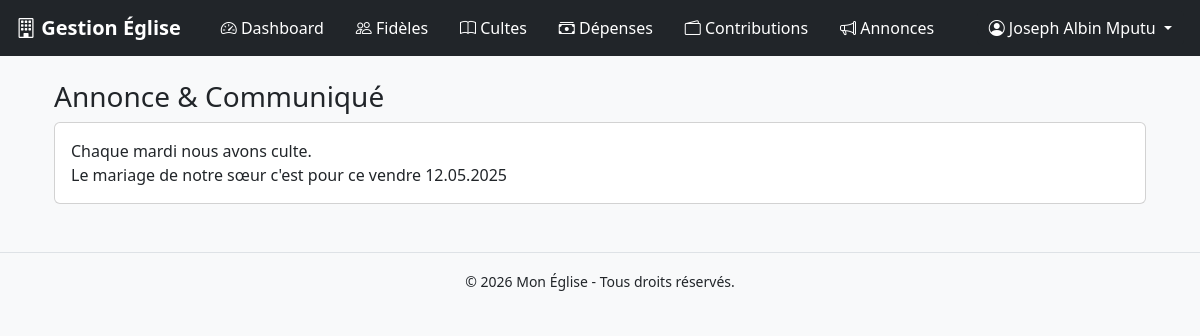
The app's page /views/annonces/view.php?id=1 (signed in) with its own data.
### tables this page shows
CREATE TABLE `annonces` (
  `id` int(11) NOT NULL,
  `titre` varchar(255) NOT NULL,
  `contenu` text NOT NULL,
  `created_at` timestamp NOT NULL DEFAULT current_timestamp()
);

### views/annonces/view.php (the view, shortened to what this page needs)
<?php
require_once '../../config/database.php';
$id = $_GET['id'];
$stmt = $pdo->prepare("SELECT * FROM annonces WHERE id=?");
$stmt->execute([$id]);
$a = $stmt->fetch();
require_once '../../layouts/header.php';
require_once '../../layouts/navbar_sidebar.php';
?>
<div class="container p-4">
    <h3><?= $a['titre'] ?></h3>
    <div class="card p-3">
        <?= nl2br($a['contenu']) ?>
    </div>
</div>
<?php require_once '../../layouts/footer.php'; ?>

### records on screen
annonces: titre "Annonce & Communiqué", contenu "Chaque mardi nous avons culte. Le mariage de notre sœur c'est pour ce vendre 12.05.2025"

### other values on screen
$_SESSION['user']['nom'] "Joseph Albin Mputu"
